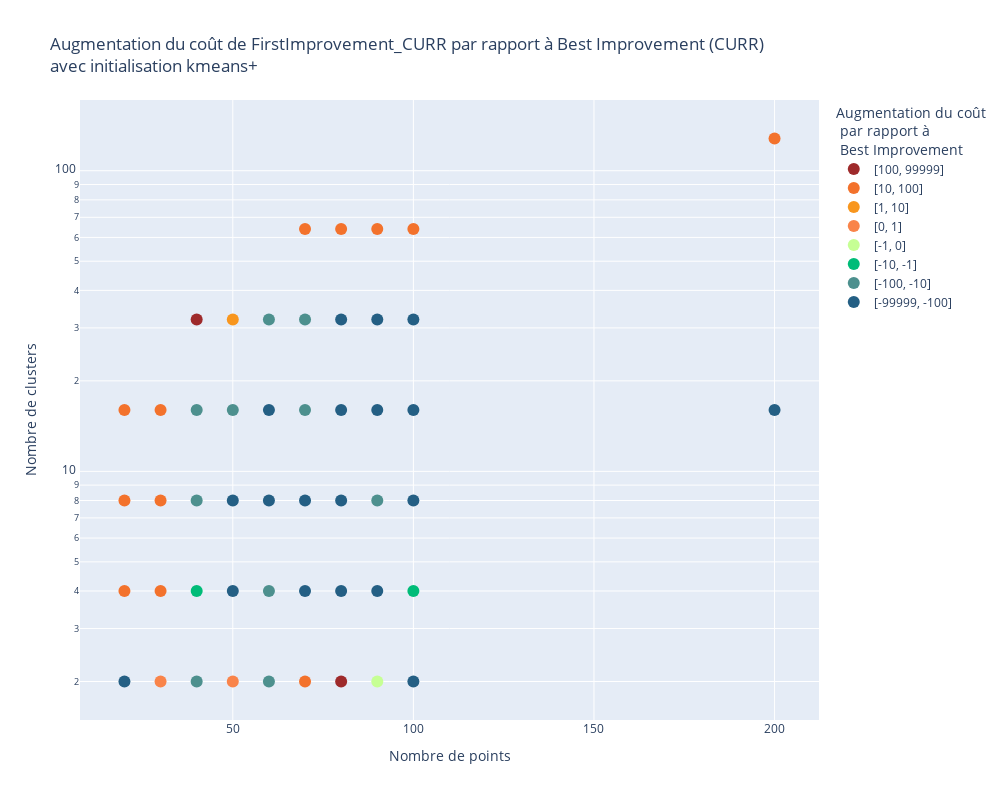

Here is the notebook cell this chart was saved with:
### Code cell
plot(df,"kmean+",color_formatter=MultipleRanges())

### Figure 1 — Plotly figure (JSON) as saved in the notebook; plotly's stock layout.template omitted (floating-point values rounded to 4 significant figures)
{"data": [{"hovertemplate": "Augmentation du coût<br> par rapport à<br> Best Improvement=[100, 99999]<br>Nombre de points=%{x}<br>Nombre de clusters=%{y}<extra></extra>", "legendgroup": "[100, 99999]", "marker": {"color": "#9E2A2B", "size": 12, "symbol": "circle"}, "mode": "markers", "name": "[100, 99999]", "orientation": "v", "showlegend": true, "type": "scatter", "x": [80, 40], "xaxis": "x", "y": [2, 32], "yaxis": "y"}, {"hovertemplate": "Augmentation du coût<br> par rapport à<br> Best Improvement=[10, 100]<br>Nombre de points=%{x}<br>Nombre de clusters=%{y}<extra></extra>", "legendgroup": "[10, 100]", "marker": {"color": "#F3722C", "size": 12, "symbol": "circle"}, "mode": "markers", "name": "[10, 100]", "orientation": "v", "showlegend": true, "type": "scatter", "x": [70, 20, 30, 20, 30, 20, 30, 70, 80, 90, 100, 200], "xaxis": "x", "y": [2, 4, 4, 8, 8, 16, 16, 64, 64, 64, 64, 128], "yaxis": "y"}, {"hovertemplate": "Augmentation du coût<br> par rapport à<br> Best Improvement=[1, 10]<br>Nombre de points=%{x}<br>Nombre de clusters=%{y}<extra></extra>", "legendgroup": "[1, 10]", "marker": {"color": "#F8961E", "size": 12, "symbol": "circle"}, "mode": "markers", "name": "[1, 10]", "orientation": "v", "showlegend": true, "type": "scatter", "x": [50], "xaxis": "x", "y": [32], "yaxis": "y"}, {"hovertemplate": "Augmentation du coût<br> par rapport à<br> Best Improvement=[0, 1]<br>Nombre de points=%{x}<br>Nombre de clusters=%{y}<extra></extra>", "legendgroup": "[0, 1]", "marker": {"color": "#F9844A", "size": 12, "symbol": "circle"}, "mode": "markers", "name": "[0, 1]", "orientation": "v", "showlegend": true, "type": "scatter", "x": [30, 50], "xaxis": "x", "y": [2, 2], "yaxis": "y"}, {"hovertemplate": "Augmentation du coût<br> par rapport à<br> Best Improvement=[-1, 0]<br>Nombre de points=%{x}<br>Nombre de clusters=%{y}<extra></extra>", "legendgroup": "[-1, 0]", "marker": {"color": "#C6FF94", "size": 12, "symbol": "circle"}, "mode": "markers", "name": "[-1, 0]", "orientation": "v", "showlegend": true, "type": "scatter", "x": [90], "xaxis": "x", "y": [2], "yaxis": "y"}, {"hovertemplate": "Augmentation du coût<br> par rapport à<br> Best Improvement=[-10, -1]<br>Nombre de points=%{x}<br>Nombre de clusters=%{y}<extra></extra>", "legendgroup": "[-10, -1]", "marker": {"color": "#00BC78", "size": 12, "symbol": "circle"}, "mode": "markers", "name": "[-10, -1]", "orientation": "v", "showlegend": true, "type": "scatter", "x": [40, 100], "xaxis": "x", "y": [4, 4], "yaxis": "y"}, {"hovertemplate": "Augmentation du coût<br> par rapport à<br> Best Improvement=[-100, -10]<br>Nombre de points=%{x}<br>Nombre de clusters=%{y}<extra></extra>", "legendgroup": "[-100, -10]", "marker": {"color": "#4D908E", "size": 12, "symbol": "circle"}, "mode": "markers", "name": "[-100, -10]", "orientation": "v", "showlegend": true, "type": "scatter", "x": [40, 60, 60, 40, 90, 40, 50, 70, 60, 70], "xaxis": "x", "y": [2, 2, 4, 8, 8, 16, 16, 16, 32, 32], "yaxis": "y"}, {"hovertemplate": "Augmentation du coût<br> par rapport à<br> Best Improvement=[-99999, -100]<br>Nombre de points=%{x}<br>Nombre de clusters=%{y}<extra></extra>", "legendgroup": "[-99999, -100]", "marker": {"color": "#245F84", "size": 12, "symbol": "circle"}, "mode": "markers", "name": "[-99999, -100]", "orientation": "v", "showlegend": true, "type": "scatter", "x": [20, 100, 50, 70, 80, 90, 50, 60, 70, 80, 100, 60, 80, 90, 100, 200, 80, 90, 100], "xaxis": "x", "y": [2, 2, 4, 4, 4, 4, 8, 8, 8, 8, 8, 16, 16, 16, 16, 16, 32, 32, 32], "yaxis": "y"}], "layout": {"height": 800, "legend": {"title": {"text": "Augmentation du coût<br> par rapport à<br> Best Improvement"}, "tracegroupgap": 0}, "title": {"text": "Augmentation du coût de FirstImprovement_CURR par rapport à Best Improvement (CURR)<br>avec initialisation kmeans+"}, "width": 1000, "xaxis": {"anchor": "y", "domain": [0, 1], "title": {"text": "Nombre de points"}}, "yaxis": {"anchor": "x", "domain": [0, 1], "title": {"text": "Nombre de clusters"}, "type": "log"}}}
